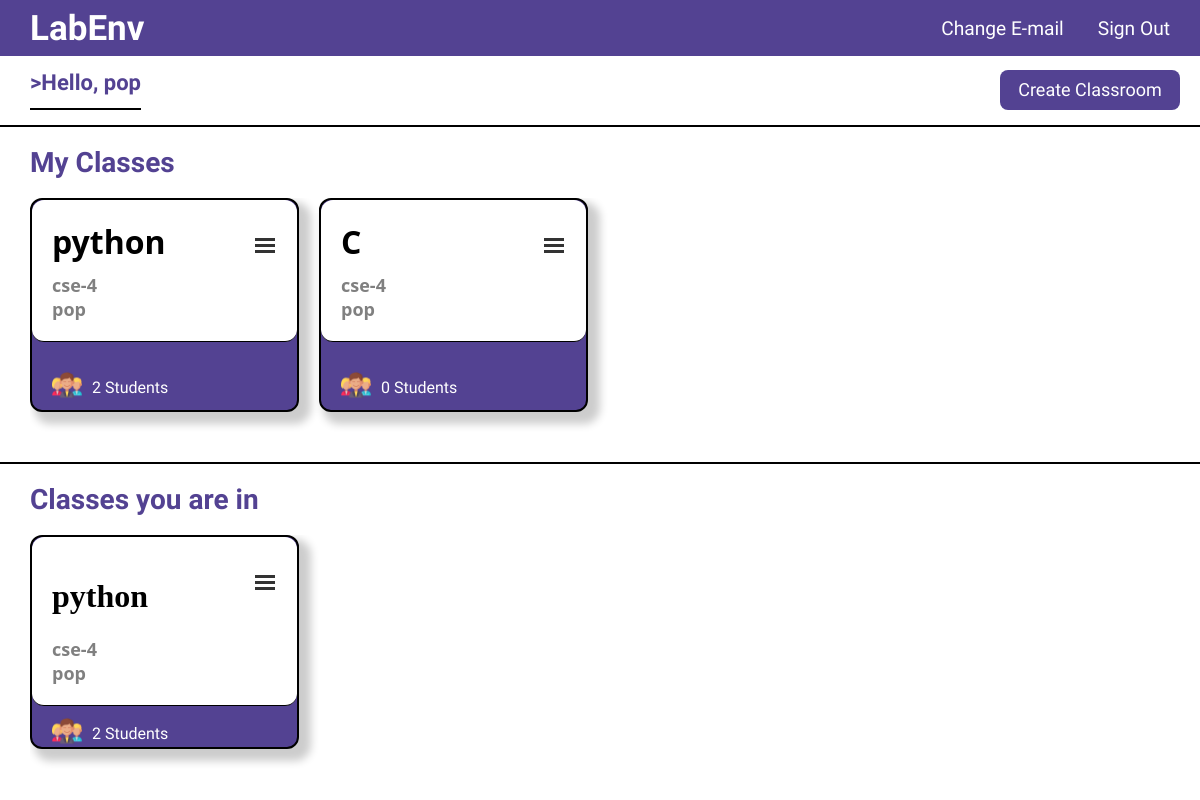
/lab/ (signed in), run on the app's committed database.
### lab/models.py (models this page shows, shortened)
class ClassRoom(models.Model):
    host = models.ForeignKey(User,on_delete=models.CASCADE,null=True)
    subject = models.CharField(max_length=200)
    classname = models.CharField(max_length=10)
    students = models.ManyToManyField(User,related_name="participants",blank=True)
    created = models.DateTimeField(auto_now_add=True)
    updated = models.DateTimeField(auto_now=True)
    class Meta:
        ordering = ['-updated', '-created']

### lab/views.py (the view)
# urls.py: 2. Add a URL to urlpatterns:  path('', views.home, name='home')
@login_required(login_url='/accounts/login')
def home(request):
    classes = ClassRoom.objects.filter(host=request.user)
    all_classes = ClassRoom.objects.all()
    classes_you_are_in=[]
    for user_class in all_classes:
        if user_class.students.filter(username = request.user):
            classes_you_are_in.append(user_class)
    return render(request, 'lab/home.html',{'classes':classes,'classes_you_are_in':classes_you_are_in})

### templates/lab/home.html (shortened to what this page needs)
{% extends "account/base.html" %}
{% load static %}
{% block content %}
<div class='home'>
    <div class='top'>
        <h1 class='heading' style="font-size: 22px ;border-bottom: 2px solid black;"> >Hello, {{user.username}} </h1>
        <a href="{% url 'create_class' %}">
            <button class='createbutton'>Create Classroom</button>
        </a>
    </div>
    <div class='class'>
        <h1 class='heading' style="font-size: 28px ;">My Classes</h1>
        <div class='classes'>
            {% for classroom in classes %}
                <div class='card'>
                    <div class='card-header'>
                        <div>
                            <div class='card-heading'>
                                <a href="{% url 'classroom' pk=classroom.id %}" class='card-link' title='{{ classroom.subject }}'>
                                    {{classroom.subject}}
                                </a>
                            </div>
                            <h2 class='card-info'>{{classroom.classname}}</h3>
                            <h3 class='card-info'>{{classroom.host}}</h2>
                        </div>
                        <div class="container" onclick="myFunction(this)">
                            <div class="bar1"></div>
                            <div class="bar2"></div>
                            <div class="bar3"></div>
                        </div>
                    </div>
                    <div class='card-tail'>
                        <img src="{% static 'images/people.png' %}" alt="">
                        <h4>{{ classroom.students.count }} Students</h4>
                    </div>
                </div>
            {% endfor %}
        </div>
    </div>
    <div class='class'>
        <h1 class='heading' style="font-size: 28px ;">Classes you are in</h1>
        <div class='classes'>
            {% for classroom in classes_you_are_in %}
                <div class='card'>
                    <div class='card-header'>
                        <div>
                            <a href="{% url 'classroom' pk=classroom.id %}" style="text-decoration: none;color: black;">
                                <h1 class='card-name'>{{classroom.subject}}</h1>
                            </a>
                            <h2 class='card-info'>{{classroom.classname}}</h3>
                            <h3 class='card-info'>{{classroom.host}}</h2>
                        </div>
                        <div class="container" onclick="myFunction(this)">
                            <div class="bar1"></div>
                            <div class="bar2"></div>
                            <div class="bar3"></div>
                        </div>
                    </div>
                    <div class='card-tail'>
                        <img src="{% static 'images/people.png' %}" alt="">
                        <h4>{{ classroom.students.count }} Students</h4>
                    </div>
                </div>
            {% endfor %}
        </div>
    </div>
</div>
{% endblock content %}

### assets/accounts/styles.css (style rules this page uses)
body { margin: 0; margin-top: 55px; background-color: white; }
a { text-decoration: none; color:rgb(50, 154, 239); }
.home { display: flex; flex-direction: column; height: 100%; margin: 0; }
.top { display: flex; justify-content: space-between; padding: 0px 20px 0px 30px; height: 70px; }
.heading { color: #534292; font-size: x-large; font-family: 'Ubuntu', sans-serif; }
.createbutton { font-size: large; font-family: 'Ubuntu', sans-serif; color: white; background-color: #534292; margin-top: 14.740px; margin-bottom: 14.740px; border: none; border-radius: 8px; height: 40px; width: 180px; cursor: pointer; }
.class { display: flex; flex-direction: column; padding: 0px 30px; background-color: white; height: 45%; border-top: 2px solid black; }
.classes { display: grid; grid-auto-flow: column; overflow: scroll; justify-content: flex-start; padding-bottom: 20px; }
.card { display: flex; flex-direction: column; background-color: #534292; border: 2px solid black; height: 210px; width: 265px; margin-right: 20px; border-radius: 12px; justify-content: space-between; box-shadow: 8px 8px 8px 4px rgba(0,0,0,0.2); }
.card-header { border-bottom: 1px solid black; padding: 20px 20px; background-color: white; border-radius: 12px; display: flex; justify-content: space-between; }
.card-heading { width: 200px; }
.card-link { display: block; text-decoration: none; white-space: nowrap; overflow: hidden; text-overflow: ellipsis; font-family: 'Segoe UI', sans-serif; font-size: xx-large; font-weight: 600; margin: 0 0 10px 0; color: black; }
.card-info { font-family: 'Segoe UI', sans-serif; font-weight: 600; font-size: large; margin: 0; color: grey; }
.card-tail { display: flex; height: 50px; padding-left: 20px; align-items: center; }
.card-tail > h4 { font-family: 'Ubuntu', sans-serif; padding-left: 10px; height: 10px; margin-top: 18px; font-weight: 400; color: white; }
.card-tail > img { display: flex; align-items: center; height: 60%; width: auto; }
.container { display: inline-block; cursor: pointer; padding-top: 15px; }
.bar1, .bar2, .bar3 { width: 20px; height: 3px; background-color: #333; margin: 3px 2px; transition: 0.4s; }

### data on the page
ClassRoom: subject "python", classname "cse-4", host "pop", students.count "2"
ClassRoom: subject "C", classname "cse-4", host "pop", students.count "0"

### other printed values
{{ user.username }} "pop"
